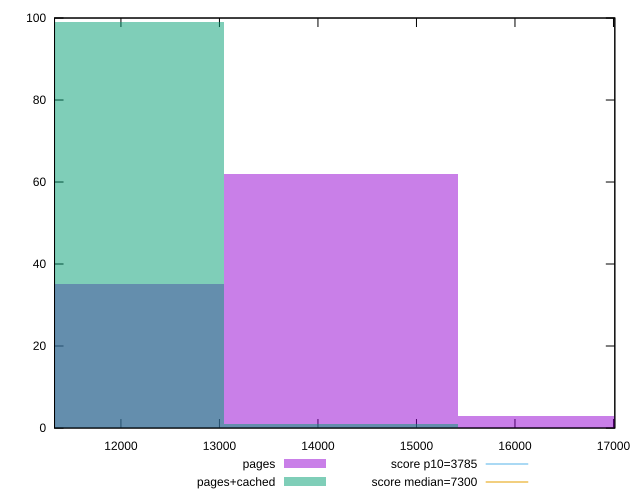

Write gnuplot code to recreate this figure.
reset

$pages <<EOF
16607.220494306002 3
11862.300353075716 35
14234.76042369086 62
EOF

$pagesCached <<EOF
14234.76042369086 1
11862.300353075716 99
EOF

set key outside below
set boxwidth 2372.460070615143
set xrange [11325.976499999997:17013.625]
set yrange [0:100]
set trange [0:100]
set style fill transparent solid 0.5 noborder

set parametric
set terminal svg size 640, 500 enhanced background rgb 'white'
set output "report_00009_2021-02-08T22-37-41.559Z/interactive/comparison/histogram/0_vs_1.svg"

plot $pages title "pages" with boxes, \
     $pagesCached title "pages+cached" with boxes, \
     3785,t title "score p10=3785", \
     7300,t title "score median=7300"

reset
